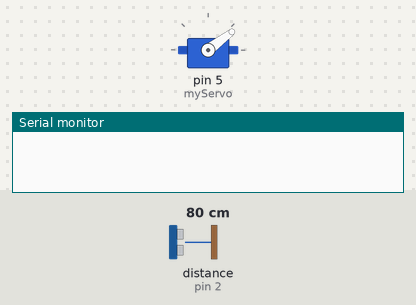
Bench run of a sketch on a simulated Arduino Uno, built with avr-gcc and run on an emulated ATmega328P. Shown: servo, the last lines printed to the serial monitor. Wiring (inferred from the names in the program): ultrasonic range finder: trigger pin 3; echo pin 2. Inputs (shaded band) come from the test bench; at power-on: distance to the obstacle (sensor on pin 2) 80 cm. The echo pulse lasts 58.3 µs per cm.

Above: at 0.1 s.
At 4.91 s:
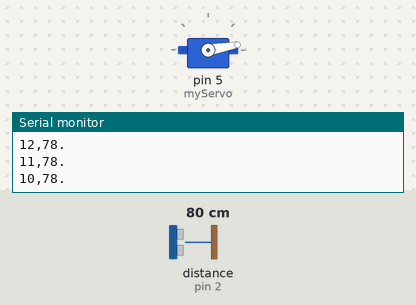
5.3 s: distance to the obstacle (sensor on pin 2) set to 2 cm
At 6.66 s:
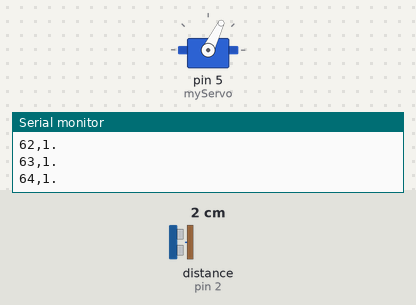
8.3 s: distance to the obstacle (sensor on pin 2) set to 120 cm
Timing chart, 0 to 17.3 s (numbered marks = the images above; inputs shaded):
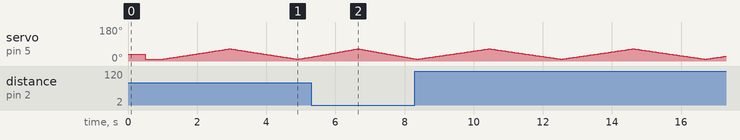

The sketch:

Radar_Processing.ino
```cpp
// Arduino Radar Project
// Superb Tech
// www.youtube.com/superbtech


// Includes the Servo library
#include <Servo.h>.
// Defines Trig and Echo pins of the Ultrasonic Sensor
const int trigPin = 3;
const int echoPin = 2;
// Variables for the duration and the distance
long duration;
int distance;
Servo myServo; // Creates a servo object for controlling the servo motor
void setup() {
  pinMode(trigPin, OUTPUT); // Sets the trigPin as an Output
  pinMode(echoPin, INPUT); // Sets the echoPin as an Input
  Serial.begin(9600);
  myServo.attach(5);
  myServo.write (37);
  delay (500);
  myServo.write (10);
  delay (500);
}
void loop() {
  // rotates the servo motor from 10 to 64 degrees
  for(int i=10; i<=64; i++){
  myServo.write(i);
  delay(30);
  distance = calculateDistance();// Calls a function for calculating the distance measured by the Ultrasonic sensor for each degree

  Serial.print(i); // Sends the current degree into the Serial Port
  Serial.print(","); // Sends addition character right next to the previous value needed later in the Processing IDE for indexing
  Serial.print(distance); // Sends the distance value into the Serial Port
  Serial.println("."); // Sends addition character right next to the previous value needed later in the Processing IDE for indexing
  }
  // Repeats the previous lines from 64 to 10 degrees
  for(int i=64; i>=10; i--){
  myServo.write(i);
  delay(30);
  distance = calculateDistance();
  Serial.print(i);
  Serial.print(",");
  Serial.print(distance);
  Serial.println(".");
  }
}
// Function for calculating the distance measured by the Ultrasonic sensor
int calculateDistance(){

  digitalWrite(trigPin, LOW);
  delayMicroseconds(5);
  // Sets the trigPin on HIGH state for 10 micro seconds
  digitalWrite(trigPin, HIGH);
  delayMicroseconds(10);
  digitalWrite(trigPin, LOW);
  duration = pulseIn(echoPin, HIGH); // Reads the echoPin, returns the sound wave travel time in microseconds
  distance= duration*0.034/2;
  return distance;
}
```
